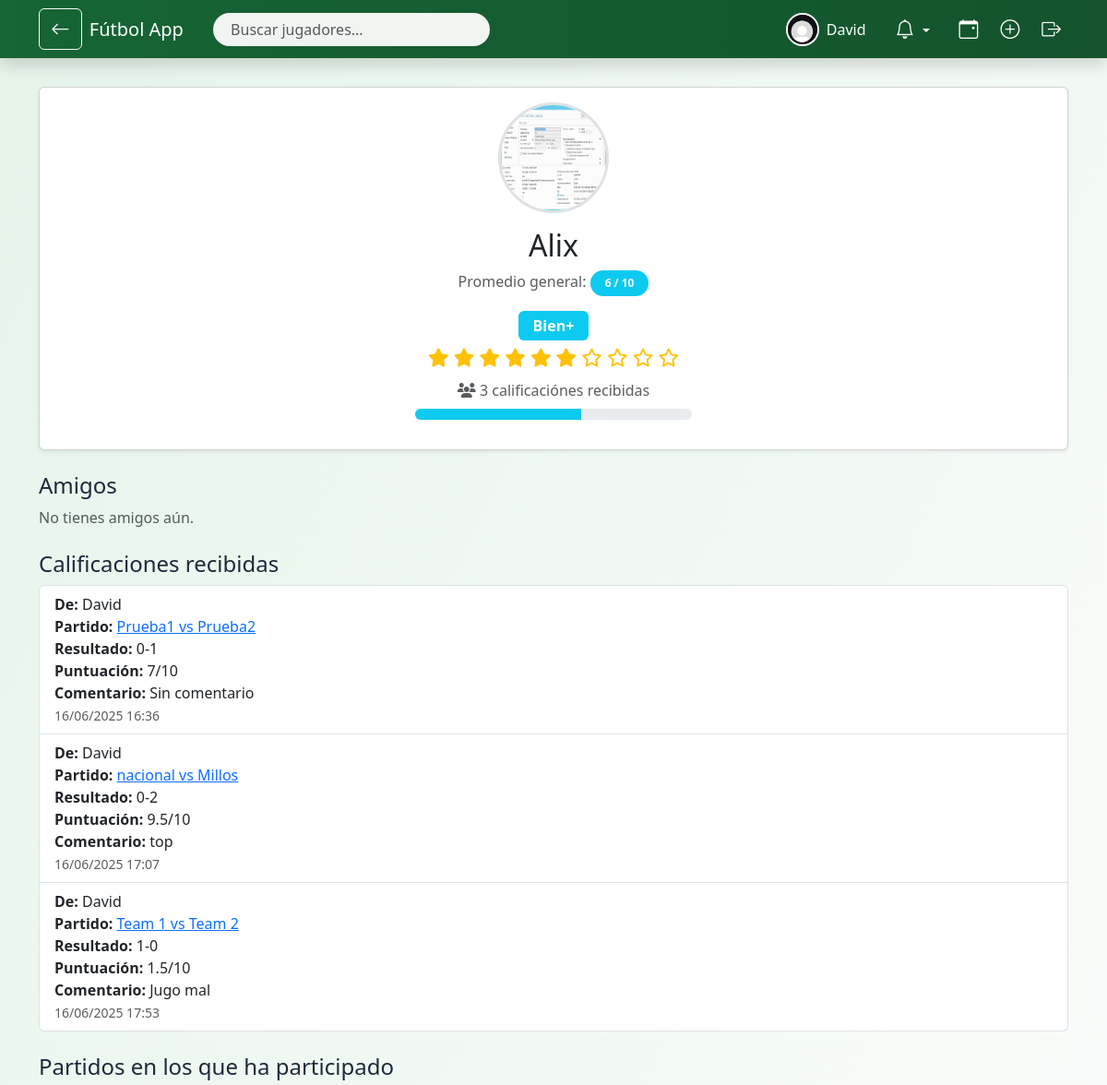
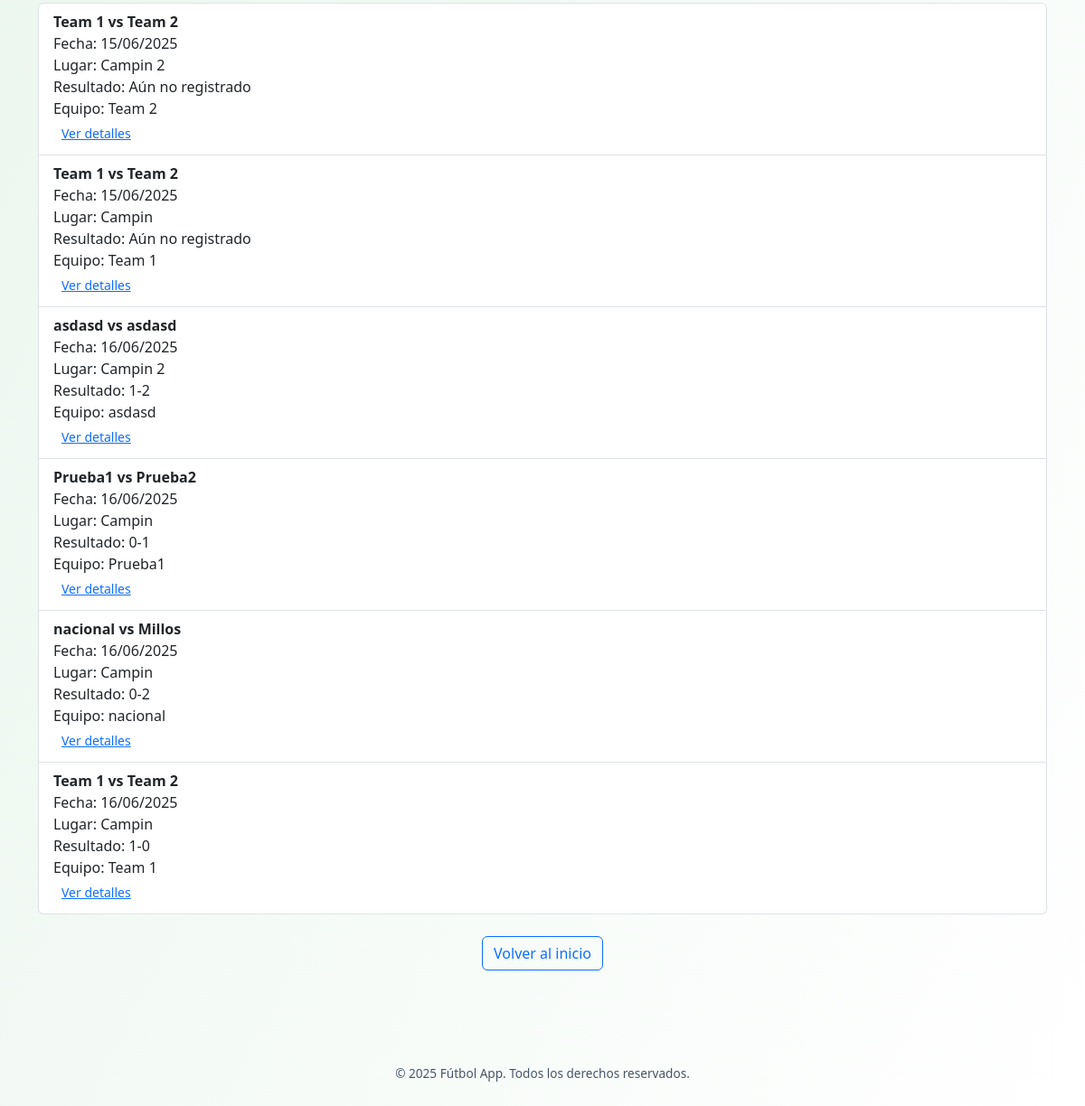
Page /usuario/2 (signed in) on the committed database (2 pictures, top to bottom).
### models.py (models this page shows, shortened)
class User(UserMixin, db.Model):
    __tablename__ = 'user'
    id = db.Column(db.Integer, primary_key=True)
    username = db.Column(db.String(100), unique=True, nullable=False)
    password = db.Column(db.String(200), nullable=False)
    foto_perfil = db.Column(db.String(120), default='default.jpg')
    calificaciones_recibidas = db.relationship(
        'Calificacion', foreign_keys='Calificacion.evaluado_id',
        back_populates='evaluado', lazy='dynamic'
    )
    calificaciones_realizadas = db.relationship(
        'Calificacion', foreign_keys='Calificacion.evaluador_id',
        back_populates='evaluador', lazy='dynamic'
    )
    inscripciones = db.relationship('Inscripcion', back_populates='user', lazy='dynamic')
    partidos_creados = db.relationship('Partido', back_populates='organizador', lazy='dynamic')
    amistades_enviadas = db.relationship('Amistad',
                                         foreign_keys='Amistad.usuario_id',
                                         backref='solicitante', lazy='dynamic')
    amistades_recibidas = db.relationship('Amistad',
                                          foreign_keys='Amistad.amigo_id',
                                          backref='receptor', lazy='dynamic')
    def promedio_calificaciones(self):
        calificaciones = self.calificaciones_recibidas.all()
        if not calificaciones:
            return "Sin calificaciones"
        promedio = sum(c.puntuacion for c in calificaciones) / len(calificaciones)
        return round(promedio, 1)

class Calificacion(db.Model):
    __tablename__ = 'calificacion'
    id = db.Column(db.Integer, primary_key=True)
    partido_id = db.Column(db.Integer, db.ForeignKey('partido.id'), nullable=False)
    evaluador_id = db.Column(db.Integer, db.ForeignKey('user.id'), nullable=False)
    evaluado_id = db.Column(db.Integer, db.ForeignKey('user.id'), nullable=False)
    puntuacion = db.Column(db.Float, nullable=False)
    comentario = db.Column(db.Text, nullable=True)
    fecha = db.Column(db.DateTime, default=datetime.utcnow)
    __table_args__ = (
        db.UniqueConstraint('partido_id', 'evaluador_id', 'evaluado_id', name='unique_calificacion'),
    )
    evaluador = db.relationship('User', foreign_keys=[evaluador_id], back_populates='calificaciones_realizadas')
    evaluado = db.relationship('User', foreign_keys=[evaluado_id], back_populates='calificaciones_recibidas')

class Partido(db.Model):
    __tablename__ = 'partido'
    id = db.Column(db.Integer, primary_key=True)
    fecha_hora = db.Column(db.DateTime, nullable=False)
    lugar = db.Column(db.String(200), nullable=False)
    equipo1 = db.Column(db.String(100), nullable=False)
    equipo2 = db.Column(db.String(100), nullable=False)
    max_jugadores = db.Column(db.Integer, nullable=False)
    resultado = db.Column(db.String(100))
    cerrado = db.Column(db.Boolean, default=False)
    solo_por_invitacion = db.Column(db.Boolean, default=False)
    enlace_invitacion = db.Column(db.String(100), unique=True, nullable=True)  # ✅ Link público
    organizador_id = db.Column(db.Integer, db.ForeignKey('user.id'))
    organizador = db.relationship('User', back_populates='partidos_creados')
    inscripciones = db.relationship('Inscripcion', back_populates='partido', cascade="all, delete-orphan")
    calificaciones = db.relationship('Calificacion', backref='partido', lazy='dynamic', cascade="all, delete-orphan")

class Inscripcion(db.Model):
    __tablename__ = 'inscripcion'
    id = db.Column(db.Integer, primary_key=True)
    user_id = db.Column(db.Integer, db.ForeignKey('user.id'))
    partido_id = db.Column(db.Integer, db.ForeignKey('partido.id'))
    equipo = db.Column(db.String(100))
    user = db.relationship('User', back_populates='inscripciones')
    partido = db.relationship('Partido', back_populates='inscripciones')

### app.py (the view)
@app.route('/usuario/<int:user_id>')
@login_required
def perfil_usuario(user_id):
    usuario = User.query.get_or_404(user_id)
    calificaciones = list(usuario.calificaciones_recibidas)
    inscripciones = list(usuario.inscripciones)
    solicitudes = Amistad.query.filter_by(amigo_id=usuario.id, confirmada=False).all() if current_user.id == user_id else []
    invitaciones = Invitacion.query.filter_by(usuario_id=usuario.id).all() if current_user.id == user_id else []
    all_users = User.query.all()
    return render_template(
        'perfil_usuario.html',
        usuario=usuario,
        calificaciones=calificaciones,
        inscripciones=inscripciones,
        solicitudes=solicitudes,
        all_users=all_users,
        invitaciones=invitaciones
    )

### templates/perfil_usuario.html (shortened to what this page needs)
{% extends 'base.html' %}
{% block content %}
{% set descripciones = {
    0.5: "Muy malo",
    1.0: "Muy malo+",
    1.5: "Malo",
    2.0: "Malo+",
    2.5: "Regular",
    3.0: "Regular+",
    3.5: "Aceptable",
    4.0: "Aceptable+",
    4.5: "Promedio",
    5.0: "Promedio+",
    5.5: "Bien",
    6.0: "Bien+",
    6.5: "Muy bien",
    7.0: "Muy bien+",
    7.5: "Excelente",
    8.0: "Excelente+",
    8.5: "Estrella",
    9.0: "Estrella+",
    9.5: "Top",
    10.0: "¡Jugador excepcional!"
} %}
{% set promedio = usuario.promedio_calificaciones() | float %}
{% set promedio_aprox = ((promedio * 2) | round(0, 'common')) / 2 %}
{% set promedio_redondeado = promedio_aprox %}
{% set descripcion = descripciones.get(promedio_aprox, 'Sin descripción') %}
{% set badge_class = (
    'danger' if promedio_redondeado <= 2 else
    'warning' if promedio_redondeado <= 4 else
    'secondary' if promedio_redondeado <= 5.5 else
    'info' if promedio_redondeado <= 7 else
    'primary' if promedio_redondeado <= 8.5 else
    'success'
) %}
{% set total_calificaciones = calificaciones | length %}
<div class="container py-4">
    <div class="card text-center mb-4 shadow-sm">
        <div class="card-body">
            <div class="position-relative d-inline-block">
                <img id="foto-perfil" src="{{ url_for('static', filename='profile_pics/' ~ usuario.foto_perfil) }}"
                     class="rounded-circle border border-3" width="120" height="120" alt="Foto de perfil">
            </div>
            <h2 class="mt-3">{{ usuario.username }}</h2>
            <p class="mb-1">
                <p class="text-muted mb-1">
  Promedio general:
  <span class="badge bg-{{ badge_class }} px-3 py-2 rounded-pill">
    {{ '{:.1f}'.format(promedio_redondeado).rstrip('0').rstrip('.') }} / 10
  </span>
</p>
</p>
            <span class="badge bg-{{ badge_class }} fs-6 px-3 py-2 mb-1">{{ descripcion }}</span>
            <div class="text-warning fs-5 mb-2">
                {% for i in range(1, 11) %}
                    {% if promedio_redondeado >= i %}
                        <i class="fa-solid fa-star"></i>
                    {% elif promedio_redondeado + 0.5 >= i %}
                        <i class="fa-solid fa-star-half-stroke"></i>
                    {% else %}
                        <i class="fa-regular fa-star"></i>
                    {% endif %}
                {% endfor %}
            </div>
            <p class="text-muted mb-2">
                <i class="fa-solid fa-users"></i> {{ total_calificaciones }} calificación{{ total_calificaciones != 1 and 'es' or '' }} recibid{{ total_calificaciones != 1 and 'as' or 'a' }}
            </p>
            <div class="progress mx-auto mb-3" style="max-width: 300px; height: 12px;">
                <div class="progress-bar bg-{{ badge_class }}" role="progressbar"
                     style="width: {{ promedio_redondeado * 10 }}%;" aria-valuenow="{{ promedio_redondeado * 10 }}"
                     aria-valuemin="0" aria-valuemax="100"></div>
            </div>
        </div>
    </div>
    <div class="mb-4">
        <h4>Amigos</h4>
        {% set amigos_confirmados = [] %}
        {% for amistad in usuario.amistades_enviadas if amistad.confirmada %}
            {% set _ = amigos_confirmados.append(amistad.amigo) %}
        {% endfor %}
        {% for amistad in usuario.amistades_recibidas if amistad.confirmada %}
            {% set _ = amigos_confirmados.append(amistad.usuario) %}
        {% endfor %}
        {% if amigos_confirmados %}
            <ul class="list-group">
                {% for amigo in amigos_confirmados %}
                <li class="list-group-item d-flex justify-content-between align-items-center">
                    <div class="d-flex align-items-center gap-2">
                        <img src="{{ url_for('static', filename='profile_pics/' ~ amigo.foto_perfil) }}"
                             class="rounded-circle" width="40" height="40">
                        {{ amigo.username }}
                    </div>
                    {% if current_user.id == usuario.id %}
                    <form action="{{ url_for('eliminar_amigo', user_id=amigo.id) }}" method="post">
                        <button class="btn btn-outline-danger btn-sm">Eliminar</button>
                    </form>
                    {% endif %}
                </li>
                {% endfor %}
            </ul>
        {% else %}
            <p class="text-muted">No tienes amigos aún.</p>
        {% endif %}
    </div>
    <div class="mb-4">
        <h4>Calificaciones recibidas</h4>
        {% if calificaciones %}
            <ul class="list-group">
                {% for calificacion in calificaciones %}
                <li class="list-group-item">
                    <strong>De:</strong> {{ calificacion.evaluador.username }}<br>
                    <strong>Partido:</strong>
                    <a href="{{ url_for('detalle_partido', partido_id=calificacion.partido.id) }}">
                        {{ calificacion.partido.equipo1 }} vs {{ calificacion.partido.equipo2 }}
                    </a><br>
                    <strong>Resultado:</strong>
                    {% if calificacion.partido.resultado %}
                        {{ calificacion.partido.resultado }}
                    {% elif calificacion.partido.cerrado %}
                        Partido cerrado sin resultado
                    {% else %}
                        Aún no registrado
                    {% endif %}<br>
                    <strong>Puntuación:</strong> {{ calificacion.puntuacion }}/10<br>
                    <strong>Comentario:</strong> {{ calificacion.comentario or "Sin comentario" }}<br>
                    <small class="text-muted">{{ calificacion.fecha.strftime('%d/%m/%Y %H:%M') }}</small>
                </li>
                {% endfor %}
            </ul>
        {% else %}
            <p class="text-muted">No has recibido calificaciones aún.</p>
        {% endif %}
    </div>
    <div class="mb-4">
        <h4>Partidos en los que ha participado</h4>
        {% if inscripciones %}
            <ul class="list-group">
                {% for inscripcion in inscripciones %}
                <li class="list-group-item">
                    <strong>{{ inscripcion.partido.equipo1 }} vs {{ inscripcion.partido.equipo2 }}</strong><br>
                    Fecha: {{ inscripcion.partido.fecha_hora.strftime('%d/%m/%Y') }}<br>
                    Lugar: {{ inscripcion.partido.lugar }}<br>
                    Resultado:
                    {% if inscripcion.partido.resultado %}
                        {{ inscripcion.partido.resultado }}
                    {% elif inscripcion.partido.cerrado %}
                        Partido cerrado sin resultado
                    {% else %}
                        Aún no registrado
                    {% endif %}<br>
                    Equipo: {{ inscripcion.equipo }}<br>
                    <a href="{{ url_for('detalle_partido', partido_id=inscripcion.partido.id) }}" class="btn btn-link btn-sm">Ver detalles</a>
                </li>
                {% endfor %}
            </ul>
        {% else %}
            <p class="text-muted">No has participado en ningún partido aún.</p>
        {% endif %}
    </div>
    <div class="text-center">
        <a href="{{ url_for('index') }}" class="btn btn-outline-primary">Volver al inicio</a>
    </div>
</div>
{% endblock %}

### templates/base.html (shortened to what this page needs)
<!DOCTYPE html>
<html lang="es">
<head>
    <link href="https://cdn.jsdelivr.net/npm/bootstrap@5.3.3/dist/css/bootstrap.min.css" rel="stylesheet">
    <link href="https://cdn.jsdelivr.net/npm/bootstrap-icons@1.11.0/font/bootstrap-icons.css" rel="stylesheet">
    <link href="https://cdn.jsdelivr.net/npm/bootstrap@5.3.0/dist/css/bootstrap.min.css" rel="stylesheet">
    <link href="https://cdnjs.cloudflare.com/ajax/libs/font-awesome/6.4.0/css/all.min.css" rel="stylesheet">
    <link href="https://cdn.jsdelivr.net/npm/bootstrap-icons@1.10.5/font/bootstrap-icons.css" rel="stylesheet">
</head>
<body>
<nav class="navbar navbar-expand-lg fixed-top shadow">
    <div class="container">
        {% if request.endpoint not in ['index', 'inicio'] %}
        <a href="javascript:history.back()" class="btn btn-outline-light me-2" data-bs-toggle="tooltip" title="Volver">
            <i class="bi bi-arrow-left"></i>
        </a>
        {% endif %}
        <a class="navbar-brand" href="{{ url_for('index') if current_user.is_authenticated else url_for('inicio') }}">
             Fútbol App
        </a>
        <div class="collapse navbar-collapse" id="mainNavbar">
            {% if current_user.is_authenticated %}
                <form class="d-flex position-relative me-auto ms-3" style="width: 300px;" onsubmit="return false;">
                    <input id="busqueda-nav" type="search" class="form-control" placeholder="Buscar jugadores..." autocomplete="off">
                </form>
            {% endif %}
            <ul class="navbar-nav ms-auto align-items-center">
                {% if current_user.is_authenticated %}
                    <li class="nav-item me-3 d-flex align-items-center gap-2">
                        <a href="{{ url_for('perfil_usuario', user_id=current_user.id) }}" class="d-flex align-items-center text-decoration-none text-white" data-bs-toggle="tooltip" title="Mi perfil">
                            <img src="{{ url_for('static', filename='profile_pics/' ~ current_user.foto_perfil) }}" alt="Perfil" class="nav-profile-img">
                            <span class="ms-2">{{ current_user.username }}</span>
                        </a>
                    </li>
                    <li class="nav-item dropdown me-2 notification-icon" data-bs-toggle="tooltip" title="Notificaciones">
                        <a class="nav-link dropdown-toggle" href="#" role="button" data-bs-toggle="dropdown">
                            <i class="bi bi-bell"></i>
                        </a>
                    </li>
                    <li class="nav-item" data-bs-toggle="tooltip" title="Eventos">
                        <a class="nav-link" href="{{ url_for('index') }}">
                            <i class="bi bi-calendar-event"></i>
                        </a>
                    </li>
                    <li class="nav-item" data-bs-toggle="tooltip" title="Crear partido">
                        <a class="nav-link" href="{{ url_for('crear_partido') }}">
                            <i class="bi bi-plus-circle"></i>
                        </a>
                    </li>
                    <li class="nav-item" data-bs-toggle="tooltip" title="Cerrar sesión">
                        <a class="nav-link text-warning" href="{{ url_for('logout') }}">
                            <i class="bi bi-box-arrow-right"></i>
                        </a>
                    </li>
                {% endif %}
            </ul>
        </div>
    </div>
</nav>
<main class="container-fluid contenido">
    {% block content %}{% endblock %}
</main>
<footer>
    © {{ current_year or 2025 }} Fútbol App. Todos los derechos reservados.
</footer>
</body>
</html>

### rows in the picture
User: foto_perfil (placeholder picture), username "David"
User: foto_perfil (picture), username "Alix"
Calificacion: evaluador.username "David", partido.equipo1 "Prueba1", partido.equipo2 "Prueba2", partido.resultado "0-1", puntuacion "7", comentario "Sin comentario", fecha "16/06/2025 16:36"
Calificacion: evaluador.username "David", partido.equipo1 "nacional", partido.equipo2 "Millos", partido.resultado "0-2", puntuacion "9.5", comentario "top", fecha "16/06/2025 17:07"
Calificacion: evaluador.username "David", partido.equipo1 "Team 1", partido.equipo2 "Team 2", partido.resultado "1-0", puntuacion "1.5", comentario "Jugo mal", fecha "16/06/2025 17:53"
Inscripcion: partido.equipo1 "Team 1", partido.equipo2 "Team 2", partido.fecha_hora "15/06/2025", partido.lugar "Campin 2", shows "Aún no registrado", equipo "Team 2"
Inscripcion: partido.equipo1 "Team 1", partido.equipo2 "Team 2", partido.fecha_hora "15/06/2025", partido.lugar "Campin", shows "Aún no registrado", equipo "Team 1"
Inscripcion: partido.equipo1 "asdasd", partido.equipo2 "asdasd", partido.fecha_hora "16/06/2025", partido.lugar "Campin 2", partido.resultado "1-2", equipo "asdasd"
Inscripcion: partido.equipo1 "Prueba1", partido.equipo2 "Prueba2", partido.fecha_hora "16/06/2025", partido.lugar "Campin", partido.resultado "0-1", equipo "Prueba1"
Inscripcion: partido.equipo1 "nacional", partido.equipo2 "Millos", partido.fecha_hora "16/06/2025", partido.lugar "Campin", partido.resultado "0-2", equipo "nacional"
Inscripcion: partido.equipo1 "Team 1", partido.equipo2 "Team 2", partido.fecha_hora "16/06/2025", partido.lugar "Campin", partido.resultado "1-0", equipo "Team 1"

### other values in the picture
{{ '{:.1f}'.format(promedio_redondeado).rstrip('0').rstrip('.') }} "6"
{{ descripcion }} "Bien+"
{{ total_calificaciones }} "3"
{{ total_calificaciones != 1 and 'es' or '' }} "es"
{{ total_calificaciones != 1 and 'as' or 'a' }} "as"
{{ current_year or 2025 }} "2025"
